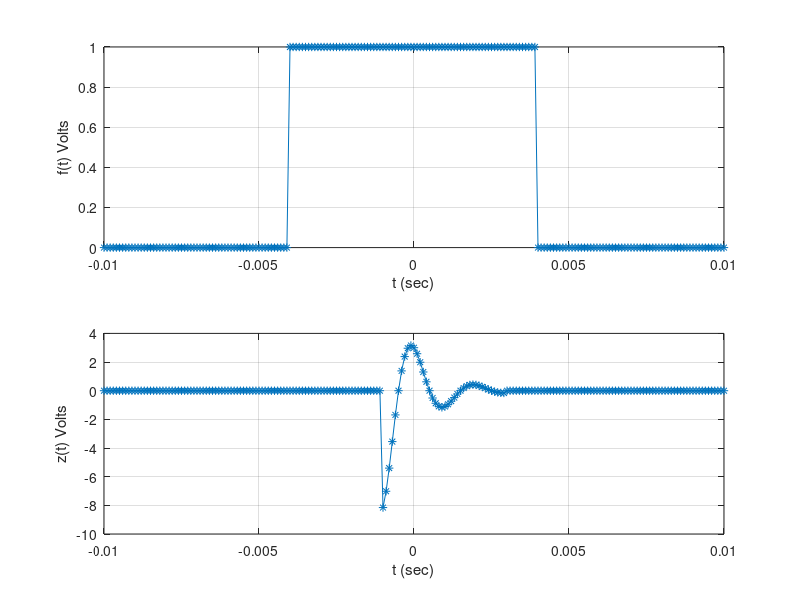

This figure's MATLAB source:
% fileName: Assignment_One_ECE350.m
% This is assignment one
% last modified by Carlos Benavides
% 9/6/2018

% objective:
% z(t) = 3cos(1000*pi*t)*e^(-1000t)[u(t+0.001)-u(t-0.003)]

% clear the screen 
clc;
clear all;
format compact

%define the unit step function:
u = @(t) 1.0 .* (t >= 0)
t = (-10:0.1:10) * 0.001

% init figure
figure;
% set up to put two plots in one window
subplot(2,1,1)

plot(t,u(t+0.004) - u(t-0.004), '-*')
% activate grid
grid on; 

% Axis labels
xlabel('t (sec)');
ylabel('f(t) Volts');

% definte function z(t)
z = 3.*cos(1000*pi*t).*exp(-1000*t).* ( u(t + 0.001) - u(t-0.003) );
subplot(2,1,2)
plot(t,z,'-*')

% activate grid
grid on;

% Axis
xlabel('t (sec)')
ylabel('z(t) Volts')